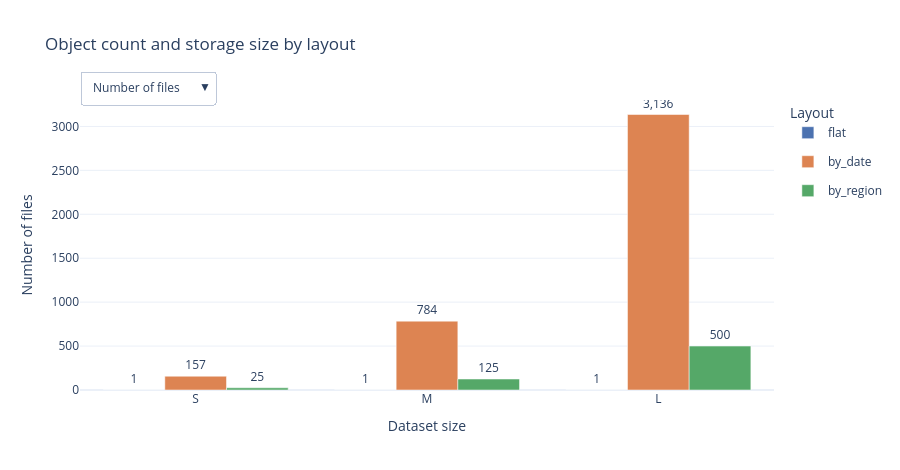

Source (notebook cell):
### Markdown cell above
## 1. Object Count and Storage Size

Use the **dropdown** to switch between number of files and storage size.
by_date at size L produces **3,136 files** vs 1 for flat, and is ~44% larger due to per-file Parquet metadata.

### Code cell
metrics = [
    ("local_file_count",    "Number of files",    "{:,.0f}"),
    ("local_total_size_gb", "Storage size (GB)",  "{:.3f}"),
]

fig = go.Figure()

for m_idx, (col, label, fmt) in enumerate(metrics):
    for layout in LAYOUT_ORDER:
        subset = df[df["layout"] == layout].set_index("size").reindex(SIZES)
        vals = subset[col]
        fig.add_trace(go.Bar(
            name=layout,
            x=SIZES,
            y=vals,
            marker_color=COLORS[layout],
            text=[fmt.format(v) for v in vals],
            textposition="outside",
            visible=(m_idx == 0),
            legendgroup=layout,
            showlegend=(m_idx == 0),
            hovertemplate=layout + " %{x}: %{y}<extra></extra>",
        ))

n = len(LAYOUT_ORDER)
buttons = []
for m_idx, (col, label, fmt) in enumerate(metrics):
    visible = [False] * (len(metrics) * n)
    for i in range(n):
        visible[m_idx * n + i] = True
    buttons.append(dict(
        label=label,
        method="update",
        args=[{"visible": visible}, {"yaxis.title.text": label}],
    ))

fig.update_layout(
    barmode="group",
    title_text="Object count and storage size by layout",
    xaxis_title="Dataset size",
    yaxis_title="Number of files",
    height=470,
    legend_title="Layout",
    template="plotly_white",
    updatemenus=[dict(
        type="dropdown",
        x=0.0, y=1.1,
        xanchor="left",
        showactive=True,
        buttons=buttons,
    )],
)
fig.show()

### Figure 1 — Plotly figure (JSON) as saved in the notebook; plotly's stock layout.template omitted (floating-point values rounded to 4 significant figures)
{"data": [{"hovertemplate": "flat %{x}: %{y}<extra></extra>", "legendgroup": "flat", "marker": {"color": "#4C72B0"}, "name": "flat", "showlegend": true, "text": ["1", "1", "1"], "textposition": "outside", "type": "bar", "visible": true, "x": ["S", "M", "L"], "y": [1, 1, 1]}, {"hovertemplate": "by_date %{x}: %{y}<extra></extra>", "legendgroup": "by_date", "marker": {"color": "#DD8452"}, "name": "by_date", "showlegend": true, "text": ["157", "784", "3,136"], "textposition": "outside", "type": "bar", "visible": true, "x": ["S", "M", "L"], "y": [157, 784, 3136]}, {"hovertemplate": "by_region %{x}: %{y}<extra></extra>", "legendgroup": "by_region", "marker": {"color": "#55A868"}, "name": "by_region", "showlegend": true, "text": ["25", "125", "500"], "textposition": "outside", "type": "bar", "visible": true, "x": ["S", "M", "L"], "y": [25, 125, 500]}, {"hovertemplate": "flat %{x}: %{y}<extra></extra>", "legendgroup": "flat", "marker": {"color": "#4C72B0"}, "name": "flat", "showlegend": false, "text": ["0.074", "0.369", "1.474"], "textposition": "outside", "type": "bar", "visible": false, "x": ["S", "M", "L"], "y": [0.0737, 0.3686, 1.474]}, {"hovertemplate": "by_date %{x}: %{y}<extra></extra>", "legendgroup": "by_date", "marker": {"color": "#DD8452"}, "name": "by_date", "showlegend": false, "text": ["0.106", "0.530", "2.119"], "textposition": "outside", "type": "bar", "visible": false, "x": ["S", "M", "L"], "y": [0.106, 0.5298, 2.119]}, {"hovertemplate": "by_region %{x}: %{y}<extra></extra>", "legendgroup": "by_region", "marker": {"color": "#55A868"}, "name": "by_region", "showlegend": false, "text": ["0.103", "0.514", "2.058"], "textposition": "outside", "type": "bar", "visible": false, "x": ["S", "M", "L"], "y": [0.1029, 0.5145, 2.058]}], "layout": {"barmode": "group", "height": 470, "legend": {"title": {"text": "Layout"}}, "title": {"text": "Object count and storage size by layout"}, "updatemenus": [{"buttons": [{"args": [{"visible": [true, true, true, false, false, false]}, {"yaxis.title.text": "Number of files"}], "label": "Number of files", "method": "update"}, {"args": [{"visible": [false, false, false, true, true, true]}, {"yaxis.title.text": "Storage size (GB)"}], "label": "Storage size (GB)", "method": "update"}], "showactive": true, "type": "dropdown", "x": 0, "xanchor": "left", "y": 1.1}], "xaxis": {"title": {"text": "Dataset size"}}, "yaxis": {"title": {"text": "Number of files"}}}}
